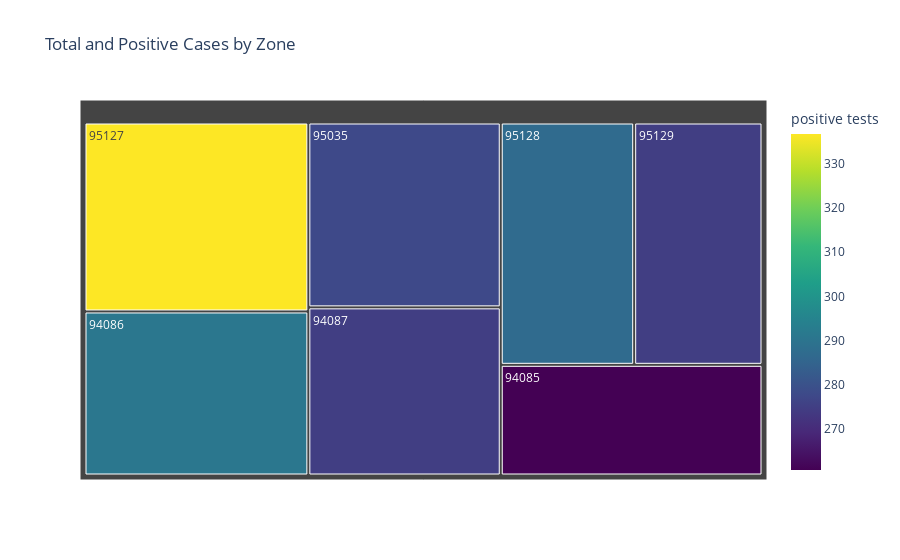

Here is the notebook cell this chart was saved with:
### Markdown cell above
La distribution du nombre total des cas confirmés et tests positifs par zones

### Code cell
import plotly.express as px

# Assuming 'df' is your DataFrame with columns 'zone', 'total_cases', and 'positive_tests'
# fig = px.treemap(data2_processed, path=['zcta'], values='case count', title='Total Cases by Zone')

fig = px.treemap(data2_processed, path=['zcta'], values='case count', color='positive tests',
                 color_continuous_scale='viridis', title='Total and Positive Cases by Zone',
                 hover_data={'case count': ':,.0f', 'positive tests': ':,.0f','zcta':':,.0f'})
# fig = px.treemap(data2_nonull, path=['zcta'], values='case count', color='positive tests',
#                  color_continuous_scale='viridis', title='Total and Positive Cases by Zone',
#                  hover_data={'case count': ':,.0f', 'positive tests': ':,.0f','zcta':':,.0f'})


fig.show()

### Figure 1 — Plotly figure (JSON) as saved in the notebook; plotly's stock layout.template omitted (floating-point values rounded to 4 significant figures)
{"data": [{"branchvalues": "total", "customdata": [[5184.0, 260.7, 94085], [6570.0, 290.8, 94086], [5789.0, 274.7, 94087], [6364.0, 277.6, 95035], [7569, 336.8, 95127], [5785.0, 286.9, 95128], [5564.0, 274.7, 95129]], "domain": {"x": [0, 1], "y": [0, 1]}, "hovertemplate": "labels=%{label}<br>case count=%{customdata[0]:,.0f}<br>parent=%{parent}<br>id=%{id}<br>positive tests=%{color:,.0f}<br>zcta=%{customdata[2]:,.0f}<extra></extra>", "ids": ["94085", "94086", "94087", "95035", "95127", "95128", "95129"], "labels": ["94085", "94086", "94087", "95035", "95127", "95128", "95129"], "marker": {"coloraxis": "coloraxis", "colors": [260.7, 290.8, 274.7, 277.6, 336.8, 286.9, 274.7]}, "name": "", "parents": ["", "", "", "", "", "", ""], "type": "treemap", "values": [5184.0, 6570.0, 5789.0, 6364.0, 7569, 5785.0, 5564.0]}], "layout": {"coloraxis": {"colorbar": {"title": {"text": "positive tests"}}, "colorscale": [[0, "#440154"], [0.1111, "#482878"], [0.2222, "#3e4989"], [0.3333, "#31688e"], [0.4444, "#26828e"], [0.5556, "#1f9e89"], [0.6667, "#35b779"], [0.7778, "#6ece58"], [0.8889, "#b5de2b"], [1, "#fde725"]]}, "legend": {"tracegroupgap": 0}, "title": {"text": "Total and Positive Cases by Zone"}}}
